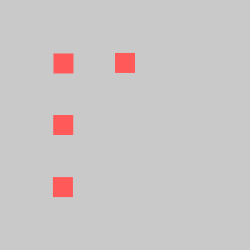
Frame 1 (no input)
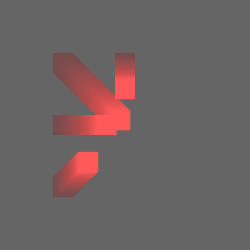
Frame 60 (the mouse pressed at the canvas centre just before this capture)
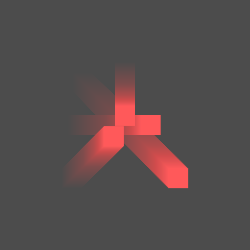
Frame 120 (the mouse held since frame 60 and released just before this capture)

The Processing sketch that drew these frames (run headless with seeded random() and noise(); from frame 60 on, the mouse is pressed at the canvas centre):

// Processing sketch: processing_84555
// ── processing_84555.pde

//Asterix, Dan Olson 2013

float x,y;
float x2, y2;
float x3, y3;
float x4, y4;
float speedY, speedX;
float speedXDiag, speedYDiag;
float speedXDiag2, speedYDiag2;
float randomSpeedX, randomSpeedY;
float randomSpeedDiag, randomSpeedDiag2;

void setup() {
  size(250,250);
  smooth();
  noStroke();
  x = width/2; y = height * .25;
  x2 = width * .25; y2 = height/2;
  x3 = width * .25; y3 = height * .25;
  x4 = width * .25; y4 = height * .75;
  
  randomSpeedX = random(.25,1);
  randomSpeedY = random(.25,1);
  
  randomSpeedDiag = random(.25,1);
  randomSpeedDiag2 = random(.25,1);
  
}

void draw() {
  
//Vertical
if (y >= height * .75) {
speedY -= randomSpeedY;
  }
if (y <= height * .25) {
speedY += randomSpeedY;
  }
y += speedY;

//Horizontal
if (x2 >= width * .75) {
speedX -= randomSpeedX;
  }
if (x2 <= width * .25) {
speedX += randomSpeedX;
  }
x2 += speedX;

//Diagonal 1
if ((x3 >= width * .75) && (y3 >= height * .75)) {
speedXDiag -= randomSpeedDiag;
speedYDiag -= randomSpeedDiag;
}

if ((x3 <= width * .25) && (y3 <= height * .25)) {
speedXDiag += randomSpeedDiag;
speedYDiag += randomSpeedDiag;
}
x3 += speedXDiag;
y3 += speedYDiag;

//Diagonal 2
if ((x4 >= width * .75) && (y4 <= height * .25)) {
speedXDiag2 -= randomSpeedDiag2;
speedYDiag2 += randomSpeedDiag2;
}

if ((x4 <= width * .25) && (y4 >= height * .75)) {
speedXDiag2 += randomSpeedDiag2;
speedYDiag2 -= randomSpeedDiag2;
}
x4 += speedXDiag2;
y4 += speedYDiag2;

fill(50,5);
rect(0,0,width,height);
fill(255,89,90);

rect(x-10,y-10,20,20); 
rect(x2-10,y2-10,20,20); 
rect(x3-10,y3-10,20,20);
rect(x4-10,y4-10,20,20);

}
